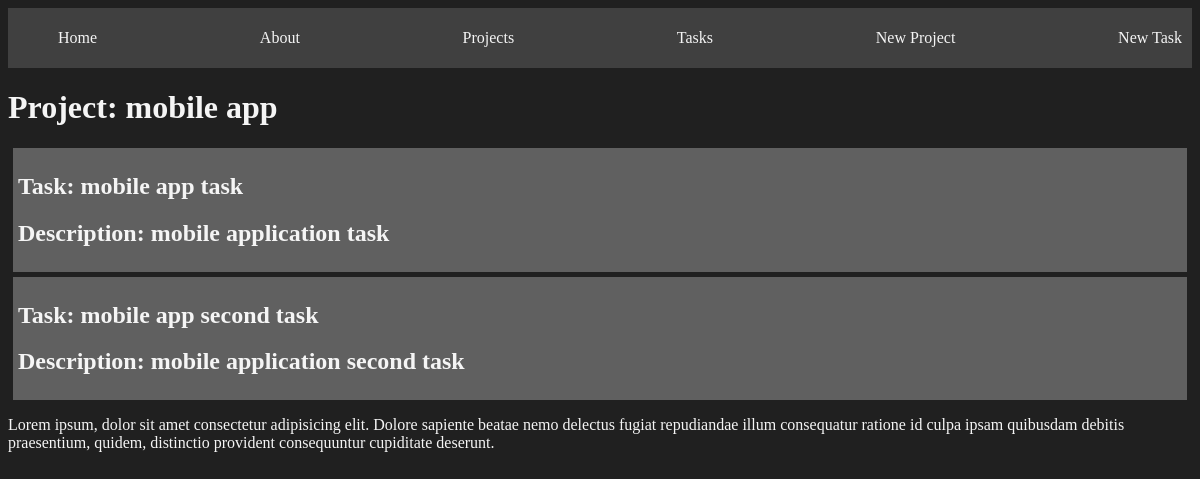
Before: /projects/1 with the older database file.
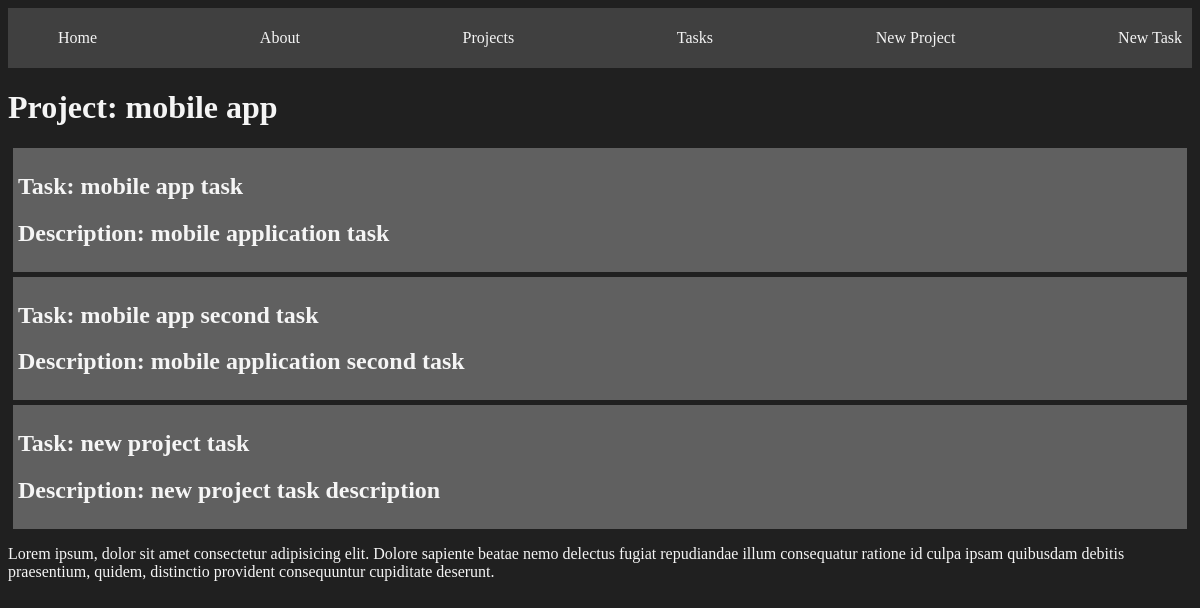
After: the same page with the newer database file.
### myapp/models.py (models this page shows, shortened)
class Task(models.Model):
  title = models.CharField(max_length=100)
  description = models.TextField()
  project = models.ForeignKey(Project, on_delete=models.CASCADE)
  done = models.BooleanField(default=False)

### myapp/views.py (the view)
# urls.py: path('projects/<int:id>', views.project_detail, name='project_detail'),
def project_detail(request, id):
  project = get_object_or_404(Project, id=id)
  return render(request, 'projects/detail.html', {
    'project': project,
    'tasks': project.task_set.all()  # all tasks related to this project
  })

### myapp/models.py (called while the page is built)
  def __str__(self):
    return self.title

### myapp/templates/projects/detail.html
{% extends 'layouts/base.html' %}
{% block content %}
  <h1>Project: {{project}}</h1>
  {% for task in tasks %}
    <article class="card">
      <h1>Task: {{ task.title }}</h1>
      <h2>Description: {{ task.description }}</h2>
    </article>
  {% endfor %}
  <p>
    Lorem ipsum, dolor sit amet consectetur adipisicing elit. Dolore sapiente
    beatae nemo delectus fugiat repudiandae illum consequatur ratione id culpa
    ipsam quibusdam debitis praesentium, quidem, distinctio provident consequuntur
    cupiditate deserunt.
  </p>
{% endblock %}

Changed rows visible on the page:
added Task: title "new project task", description "new project task description"
